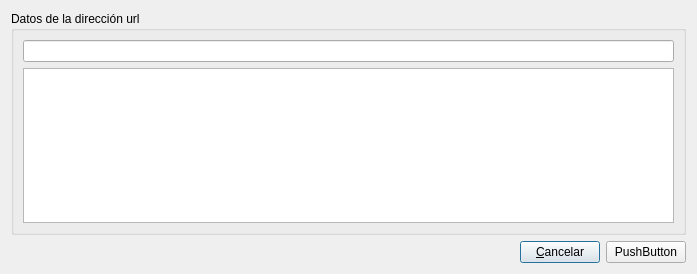
<?xml version="1.0" encoding="UTF-8"?>
<ui version="4.0">
 <class>MaintenanceUrlDialog</class>
 <widget class="QDialog" name="MaintenanceUrlDialog">
  <property name="geometry">
   <rect>
    <x>0</x>
    <y>0</y>
    <width>697</width>
    <height>274</height>
   </rect>
  </property>
  <property name="windowTitle">
   <string>Dialog</string>
  </property>
  <layout class="QVBoxLayout" name="verticalLayout_2">
   <item>
    <widget class="QGroupBox" name="groupBox">
     <property name="title">
      <string>Datos de la dirección url</string>
     </property>
     <layout class="QVBoxLayout" name="verticalLayout">
      <item>
       <widget class="QLineEdit" name="urlLineEdit"/>
      </item>
      <item>
       <widget class="SWTextEdit" name="descTextEdit"/>
      </item>
     </layout>
    </widget>
   </item>
   <item>
    <layout class="QHBoxLayout" name="horizontalLayout">
     <item>
      <spacer name="horizontalSpacer">
       <property name="orientation">
        <enum>Qt::Orientation::Horizontal</enum>
       </property>
       <property name="sizeHint" stdset="0">
        <size>
         <width>40</width>
         <height>20</height>
        </size>
       </property>
      </spacer>
     </item>
     <item>
      <widget class="QPushButton" name="cancelPushButton">
       <property name="text">
        <string>&amp;Cancelar</string>
       </property>
      </widget>
     </item>
     <item>
      <widget class="QPushButton" name="aceptpushButton">
       <property name="text">
        <string>PushButton</string>
       </property>
      </widget>
     </item>
    </layout>
   </item>
  </layout>
 </widget>
 <customwidgets>
  <customwidget>
   <class>SWTextEdit</class>
   <extends>QTextEdit</extends>
   <header location="global">swwidgets/swtextedit.hpp</header>
  </customwidget>
 </customwidgets>
 <resources/>
 <connections/>
</ui>
